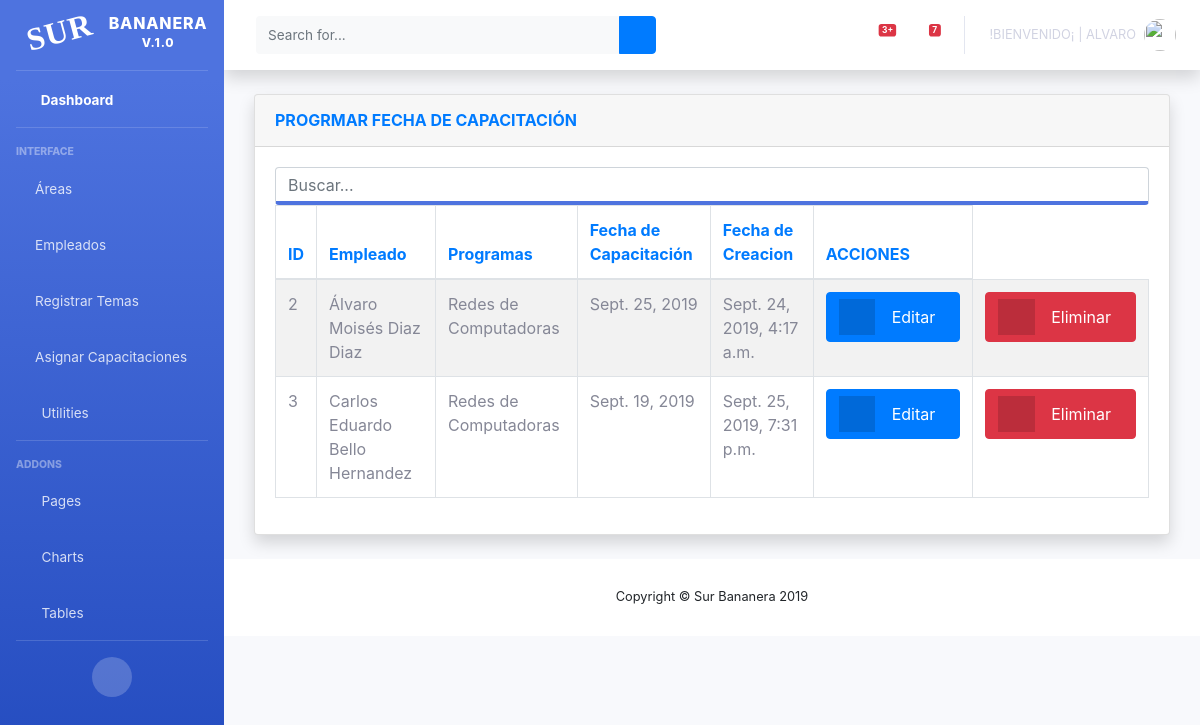
The page /bananera/listaAsignacion (signed in) on the database its author committed.
### surBananas/models.py (models this page shows)
class capacitacion(models.Model):
    nombreCapacitacion = models.CharField(max_length=200, blank=True, null=True)
    empleado = models.ForeignKey(empleados, on_delete=models.CASCADE)
    programas = models.ForeignKey(programasCapacitacion, on_delete=models.CASCADE)
    fechaCapacitacion = models.DateField(auto_now=False, blank=True, null=True)
    status = models.BooleanField('Estado', default=True)
    capacitacionTeminada = models.BooleanField('Capacitado', default=True)
    created_at = models.DateTimeField(auto_now_add=True, blank=True, null=True)

class empleados(models.Model):
    choice_nacionalidad ={('', 'Nacionaidad'),('Mexicana','Mexicana'),('Extranjero','Extranjero')}
    choice_areas ='Areas'
    """choice_area =(('','Área'),
        ('Empaque',(
            ('Estiba','Estiba'),
            ('Empaque','Empaque'),
            ('Fumigación','Fumigación'),
            ('Selección', 'Selección'),
            ('Clasificación','Clasificación'),
            ('Desmane', 'Desmane'),
        )),
        ('Producción', (
            ('Embolse', 'Embolse'),
            ('Cosecha', 'Cosecha'),
            ('Fumigación', 'Fumigación'),
            ('Siembra', 'Siembra'),
        )),

    )"""
    nombres = models.CharField(max_length=20, blank=True, null=True)
    apellidoPaterno = models.CharField(max_length=20, blank=True, null=True)
    apellidoMaterno = models.CharField(max_length=20, blank=True, null=True)
    edad = models.IntegerField(blank=True, null=True)
    fechaNacimiento = models.DateField(auto_now=False, blank=True, null=True)
    numeroSeguroSocial = models.IntegerField(blank=True, null=True)
    curp = models.CharField(max_length=20, blank=True, null=True)
    rfc = models.CharField(max_length=20, blank=True, null=True)
    estadoCivil = models.CharField(max_length=20, blank=True, null=True)
    nacionalidad = models.CharField(choices=choice_nacionalidad, default='', max_length=20, blank=False)
    telefono = models.IntegerField(blank=True, null=True)
    celular = models.IntegerField(blank=True, null=True)
    correoElectronico = models.EmailField(max_length=50, blank=True, null=True)
    direccion = models.CharField(max_length=200, blank=True, null=True)
    ciudad = models.CharField(max_length=200, blank=True, null=True)
    colonia = models.CharField(max_length=200, blank=True, null=True)
    codigoPostal = models.IntegerField(blank=True, null=True)
    estado = models.CharField(max_length=20, blank=True, null=True)
    imagen = models.FileField(upload_to="fotos/", blank=True, null=True)
    area = models.ForeignKey(areas, on_delete=models.CASCADE)
    status = models.BooleanField('Estado', default= True)
    created_at = models.DateTimeField(auto_now_add=True, blank=True, null=True)
    def __str__(self):
        if self.nombres == None:
            return "----------"
        return self.nombres

class programasCapacitacion(models.Model):
    temaCapacitacion = models.TextField(max_length=50, blank=True, null=True)
    descripcionCapacitacion = models.TextField(max_length=100, blank=True, null=True)
    tipoCapacitacion = models.TextField(max_length=50, blank=True, null=True)
    status = models.BooleanField('Estado', default=True)
    created_at = models.DateTimeField(auto_now_add=True)
    def __str__(self):
        if self.temaCapacitacion == None:
            return "----------"
        return self.temaCapacitacion

### surBananas/views.py (the view)
# urls.py: path('listaAsignacion', login_required(views.ListaAsignacion.as_view()), name = 'listaAsignacion'),
class ListaAsignacion(ListView):
    model = capacitacion
    template_name = 'capacitacionEmpleado.html'
    context_object_name = 'listaCapacitacion'
    queryset = capacitacion.objects.filter(status=True)

### surBananas/templates/capacitacionEmpleado.html (shortened to what this page needs)
{% extends 'indexAdmin.html' %}
{% block contenido %}
    <div class="container-fluid">
        <div class="card shadow mb-4">
            <div class="card-header py-3">
                <h6 class="m-0 font-weight-bold text-primary">PROGRMAR FECHA DE CAPACITACIÓN</h6>
            </div>
            <div class="card-body">
                <div class="table-responsive">
                    {% if listaCapacitacion %}
                        <table id="example" class="table table-striped table-bordered nowrap" style="width:100%">
                        <input class="form-control border-bottom-primary" id="myInput" type="text" placeholder="Buscar...">
                            <thead class=" text-primary">
                            <th>ID</th>
                            <th>Empleado</th>
                            <th>Programas</th>
                            <th>Fecha de Capacitación</th>
                            <th>Fecha de Creacion</th>
                            <th>ACCIONES</th>
                            </thead>
                            <tbody id="myTable">
                            {% for c in listaCapacitacion %}
                                <tr>
                                    <td> {{ c.id }} </td>
                                    <td> {{ c.empleado}} {{ c.empleado.apellidoPaterno }} {{ c.empleado.apellidoMaterno }}</td>
                                    <td> {{ c.programas}} </td>
                                    <td> {{ c.fechaCapacitacion }} </td>
                                    <td> {{ c.created_at }} </td>
                                    <td>
                                        <a href="{% url 'editarAsignacion' c.id %}" class="btn btn-primary btn-icon-split">
                                            <span class="icon text-white-50">
                                                 <i class="fas fa-edit"></i>
                                            </span>
                                            <span class="text">Editar</span>
                                        </a>
                                    </td>
                                    <td>
                                        <a href="{% url 'eliminarAsignacion' c.id %}" class="btn btn-danger btn-icon-split">
                                            <span class="icon text-white-50">
                                            <i class="fas fa-trash"></i>
                                            </span>
                                            <span class="text">Eliminar</span>
                                        </a>
                                    </td>
                                </tr>
                            {% endfor %}
                            </tbody>
                        </table>
                    {% else %}
                        <h1>NOT FOUND</h1>
                        </div>
                    {% endif %}
            </div>
        </div>
    </div>
    </html>
{% endblock contenido %}

### templates/indexAdmin.html (shortened to what this page needs)
{% load static %}
<!DOCTYPE html>
<html lang="en">
<head>
    <link href="{% static 'IndexAdmin/vendor/fontawesome-free/css/all.min.css' %}" rel="stylesheet" type="text/css">
    <link href="{% static 'IndexAdmin/css/sb-admin-2.min.css' %}" rel="stylesheet">
    <link href="{% static 'IndexAdmin/vendor/datatables/dataTables.bootstrap4.min.css' %}" rel="stylesheet">
    <link rel="stylesheet" href="https://cdnjs.cloudflare.com/ajax/libs/twitter-bootstrap/4.1.3/css/bootstrap.css">
    <link rel="stylesheet" href="https://cdn.datatables.net/fixedheader/3.1.5/css/fixedHeader.bootstrap.min.css">
    <link rel="stylesheet" href="https://cdn.datatables.net/responsive/2.2.3/css/responsive.bootstrap.min.css">
</head>
<body id="page-top">
<div id="wrapper">
    <ul class="navbar-nav bg-gradient-primary sidebar sidebar-dark accordion" id="accordionSidebar">
        <a class="sidebar-brand d-flex align-items-center justify-content-center" href="{% url 'home' %}">
            <div class="sidebar-brand-icon rotate-n-15">
                <i class="fas fa-laugh-wink">Sur</i>
            </div>
            <div class="sidebar-brand-text mx-3">Bananera <sup>V.1.0</sup></div>
        </a>
        <hr class="sidebar-divider my-0">
        <li class="nav-item active">
            <a class="nav-link" href="{% url 'home' %}">
                <i class="fas fa-fw fa-tachometer-alt"></i>
                <span>Dashboard</span></a>
        </li>
        <hr class="sidebar-divider">
        <div class="sidebar-heading">
            Interface
        </div>
        <li class="nav-item">
            <a class="nav-link collapsed" href="#" data-toggle="collapse" data-target="#collapse4" aria-expanded="true" aria-controls="collapse4">
                <i class="fas fa-city"></i>
                    <span>Áreas</span>
            </a>
        </li>
        <li class="nav-item">
            <a class="nav-link collapsed" href="#" data-toggle="collapse" data-target="#collapseTwo" aria-expanded="true" aria-controls="collapseTwo">
                <i class="fas fa-user-plus"></i>
                <span>Empleados</span>
            </a>
        </li>
         <li class="nav-item">
            <a class="nav-link collapsed" href="#" data-toggle="collapse" data-target="#collapseOne" aria-expanded="true" aria-controls="collapseOne">
                <i class="fas fa-chalkboard-teacher"></i>
                <span>Registrar Temas</span>
            </a>
        </li>
        <li class="nav-item">
            <a class="nav-link collapsed" href="#" data-toggle="collapse" data-target="#collapse3" aria-expanded="true" aria-controls="collapse3">
                <i class="fas fa-calendar-alt"></i>
                    <span>Asignar Capacitaciones</span>
            </a>
        </li>
        <li class="nav-item">
            <a class="nav-link collapsed" href="#" data-toggle="collapse" data-target="#collapseUtilities" aria-expanded="true" aria-controls="collapseUtilities">
                <i class="fas fa-fw fa-wrench"></i>
                <span>Utilities</span>
            </a>
        </li>
        <hr class="sidebar-divider">
        <div class="sidebar-heading">
            Addons
        </div>
        <li class="nav-item">
            <a class="nav-link collapsed" href="#" data-toggle="collapse" data-target="#collapsePages" aria-expanded="true" aria-controls="collapsePages">
                <i class="fas fa-fw fa-folder"></i>
                <span>Pages</span>
            </a>
        </li>
        <li class="nav-item">
            <a class="nav-link" href="charts.html">
                <i class="fas fa-fw fa-chart-area"></i>
                <span>Charts</span></a>
        </li>
        <li class="nav-item">
            <a class="nav-link" href="tables.html">
                <i class="fas fa-fw fa-table"></i>
                <span>Tables</span></a>
        </li>
        <hr class="sidebar-divider d-none d-md-block">
        <div class="text-center d-none d-md-inline">
            <button class="rounded-circle border-0" id="sidebarToggle"></button>
        </div>
    </ul>
    <div id="content-wrapper" class="d-flex flex-column">
        <div id="content">
            <nav class="navbar navbar-expand navbar-light bg-white topbar mb-4 static-top shadow">
                <form class="d-none d-sm-inline-block form-inline mr-auto ml-md-3 my-2 my-md-0 mw-100 navbar-search">
                    <div class="input-group">
                        <input type="text" class="form-control bg-light border-0 small" placeholder="Search for..." aria-label="Search" aria-describedby="basic-addon2">
                        <div class="input-group-append">
                            <button class="btn btn-primary" type="button">
                                <i class="fas fa-search fa-sm"></i>
                            </button>
                        </div>
                    </div>
                </form>
                <ul class="navbar-nav ml-auto">
                    <li class="nav-item dropdown no-arrow mx-1">
                        <a class="nav-link dropdown-toggle" href="#" id="alertsDropdown" role="button" data-toggle="dropdown" aria-haspopup="true" aria-expanded="false">
                            <span class="badge badge-danger badge-counter">3+</span>
                        </a>
                    </li>
                    <li class="nav-item dropdown no-arrow mx-1">
                        <a class="nav-link dropdown-toggle" href="#" id="messagesDropdown" role="button" data-toggle="dropdown" aria-haspopup="true" aria-expanded="false">
                            <i class="fas fa-envelope fa-fw"></i>
                            <span class="badge badge-danger badge-counter">7</span>
                        </a>
                    </li>
                    <li class="nav-item dropdown no-arrow">
                        <a class="nav-link dropdown-toggle" href="#" id="userDropdown" role="button" data-toggle="dropdown" aria-haspopup="true" aria-expanded="false">
                            <span class="mr-2 d-none d-lg-inline text-blue-600 small" style="text-transform: uppercase;">!Bienvenido¡ | {{user}}</span>
                            <img class="img-profile rounded-circle" src="{% static 'IndexAdmin/img/user.jpg' %}">
                        </a>
                    </li>
                </ul>
            </nav>
            <div class="container-fluid">
                {% block contenido %}
            {% endblock contenido %}
        <footer class="sticky-footer bg-white">
            <div class="container my-auto">
                <div class="copyright text-center my-auto">
                    <span>Copyright &copy; Sur Bananera 2019</span>
                </div>
            </div>
        </footer>
</body>
</html>

### rows shown on the page
capacitacion: id "2", empleado "Álvaro Moisés", empleado.apellidoPaterno "Diaz", empleado.apellidoMaterno "Diaz", programas "Redes de Computadoras", fechaCapacitacion "Sept. 25, 2019", created_at "Sept. 24, 2019, 4:17 a.m."
capacitacion: id "3", empleado "Carlos Eduardo", empleado.apellidoPaterno "Bello", empleado.apellidoMaterno "Hernandez", programas "Redes de Computadoras", fechaCapacitacion "Sept. 19, 2019", created_at "Sept. 25, 2019, 7:31 p.m."

### other values the page prints
{{ user }} "ALVARO"
